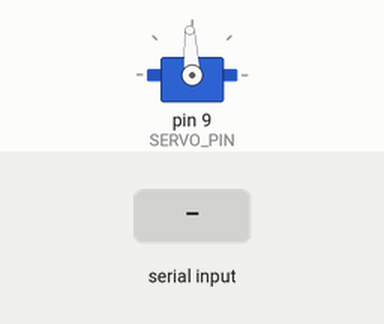
The sketch below on a simulated Arduino Uno, built with avr-gcc and run on an emulated ATmega328P. On the bench: servo. The inputs (shaded band) are chosen by the test bench. What the sketch prints to the serial monitor is not drawn.

Above: at 1.7 s.
1.8 s: "CYCLE\n" received over Serial
3.7 s: "STATUS\n" received over Serial
Timing chart, 0 to 6.7 s (numbered marks = the images above; inputs shaded):
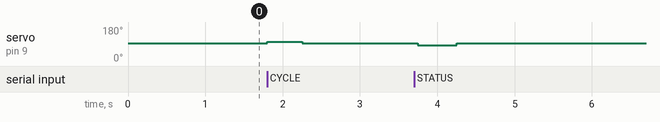

The sketch:

DispenserGateTest.ino
```cpp
#include <Servo.h>

// Temporary dispenser funnel slide-gate test.
// Wiring: servo signal -> D9, servo GND -> Arduino/external supply GND.
constexpr uint8_t SERVO_PIN = 9;
// Continuous-rotation servo control. Pulse width controls direction/speed,
// not angle. Adjust STOP_PULSE_US slightly if the servo creeps at rest.
constexpr int STOP_PULSE_US = 1500;
constexpr int OPEN_PULSE_US = 1600;
constexpr int CLOSE_PULSE_US = 1400;
constexpr unsigned long OPEN_MOVE_TIME_MS = 450;
// Return a little longer to compensate for reverse-speed and mechanism drag.
constexpr unsigned long CLOSE_MOVE_TIME_MS = 500;
constexpr unsigned long DEFAULT_OPEN_TIME_MS = 1500;

Servo gateServo;
bool gateOpen = false;

void stopGateServo() {
  gateServo.writeMicroseconds(STOP_PULSE_US);
}

void moveGateFor(int pulseWidthUs, unsigned long moveTimeMs) {
  gateServo.writeMicroseconds(pulseWidthUs);
  delay(moveTimeMs);
  stopGateServo();
}

void openGate() {
  moveGateFor(OPEN_PULSE_US, OPEN_MOVE_TIME_MS);
  gateOpen = true;
  Serial.println("ACK GATE_OPEN");
}

void closeGate() {
  moveGateFor(CLOSE_PULSE_US, CLOSE_MOVE_TIME_MS);
  gateOpen = false;
  Serial.println("ACK GATE_CLOSED");
}

void runCycle(unsigned long openTimeMs = DEFAULT_OPEN_TIME_MS) {
  openGate();
  delay(openTimeMs);
  closeGate();
  Serial.println("ACK GATE_CYCLE_DONE");
}

void printHelp() {
  Serial.println("Dispenser slide-gate test commands:");
  Serial.println("  OPEN    - open the gate");
  Serial.println("  CLOSE   - close the gate");
  Serial.println("  TOGGLE  - switch gate state");
  Serial.println("  CYCLE   - open for 1.5 seconds, then close");
  Serial.println("  STATUS  - print current state and angle");
}

void handleCommand(String command) {
  command.trim();
  command.toUpperCase();

  if (command == "OPEN") {
    openGate();
  } else if (command == "CLOSE") {
    closeGate();
  } else if (command == "TOGGLE") {
    gateOpen ? closeGate() : openGate();
  } else if (command == "CYCLE" || command == "TEST") {
    runCycle();
  } else if (command == "STATUS") {
    Serial.print("GATE state=");
    Serial.println(gateOpen ? "OPEN" : "CLOSED");
  } else if (command == "HELP") {
    printHelp();
  } else if (command.length() > 0) {
    Serial.println("ERR UNKNOWN_COMMAND");
  }
}

void setup() {
  Serial.begin(115200);
  gateServo.attach(SERVO_PIN);
  stopGateServo();
  delay(500);
  Serial.println("ACK DISPENSER_GATE_READY state=CLOSED pin=D9");
  printHelp();
}

void loop() {
  if (Serial.available() > 0) {
    handleCommand(Serial.readStringUntil('\n'));
  }
}
```

Measured:
- after the input at 1.8 s, servo on pin 9 (SERVO_PIN): 93° → 102° at once, → 93° 0.45 s later
